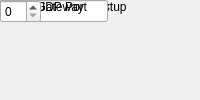
<?xml version="1.0" encoding="UTF-8"?>
<ui version="4.0">
 <class>MainWindow</class>
 <widget class="QMainWindow" name="MainWindow">
  <property name="windowTitle"><string>One GbE</string></property>
  <widget class="QWidget" name="centralwidget">
   <!-- NOTE: this is a simplified structural mirror of the generated
        <module>_ui.py, not a full round-trip Designer file. Regenerate
        both from the same spec if you need to edit layout by hand. -->
       <widget class="QLabel" name="label_local_en">
     <property name="text"><string>Enable fabric on startup</string></property>
    </widget>
       <widget class="QCheckBox" name="local_en"/>
       <widget class="QLabel" name="label_dis_cpu_rx">
     <property name="text"><string>Disable CPU Rx</string></property>
    </widget>
       <widget class="QCheckBox" name="dis_cpu_rx"/>
       <widget class="QLabel" name="label_dis_cpu_tx">
     <property name="text"><string>Disable CPU Tx</string></property>
    </widget>
       <widget class="QCheckBox" name="dis_cpu_tx"/>
       <widget class="QLabel" name="label_cpu_promiscuous">
     <property name="text"><string>CPU Promiscuous</string></property>
    </widget>
       <widget class="QCheckBox" name="cpu_promiscuous"/>
       <widget class="QLabel" name="label_local_mac">
     <property name="text"><string>Fabric MAC Address</string></property>
    </widget>
       <widget class="QLineEdit" name="local_mac"/>
       <widget class="QLabel" name="label_local_ip">
     <property name="text"><string>Fabric IP Address</string></property>
    </widget>
       <widget class="QLineEdit" name="local_ip"/>
       <widget class="QLabel" name="label_local_port">
     <property name="text"><string>Fabric UDP Port</string></property>
    </widget>
       <widget class="QSpinBox" name="local_port"/>
       <widget class="QLabel" name="label_local_gateway">
     <property name="text"><string>Fabric Gateway</string></property>
    </widget>
       <widget class="QSpinBox" name="local_gateway"/>
  </widget>
 </widget>
 <resources/>
 <connections/>
</ui>
